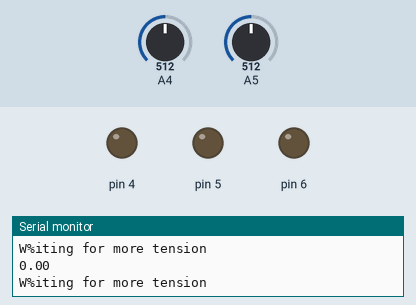
This sketch was run on a simulated Arduino Nano, built with avr-gcc and run on an emulated ATmega328P. On the bench: output pins drawn as LEDs (lit = HIGH), the last lines printed to the serial monitor. The inputs (shaded band) are chosen by the test bench; at power-on: A4 = 512, A5 = 512.

Above: at 1.8 s.
1.9 s: A4 set to 537
At 3.4 s:
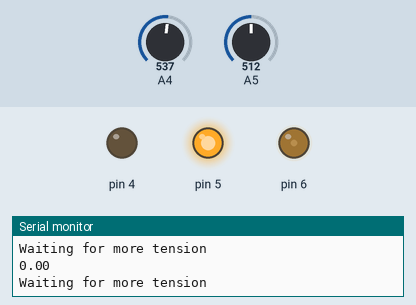
Timing chart, 0 to 4.9 s (numbered marks = the images above; inputs shaded):
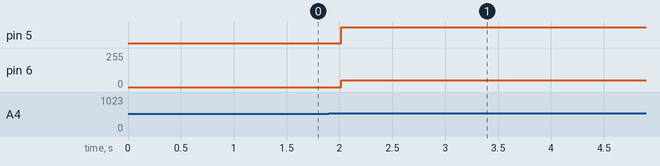

Measured:
- the behaviour switches between 523 and 524 on A4 (found by bisection; images 0 and 1)
- after the input at 1.9 s, pin 5: LOW → HIGH after 0.12 s; pin 6: 0/255 → 51/255 after 0.12 s

The sketch:

firmware.ino
```cpp
// #include "HX711.h"
#include "TensionMotor.h"
// #include "AnalogLoadCell.h"

#define NUM_MOTORS 4
#define N_PRINT 10 // Print every N iterations. Printing takes time. less printing = faster frequency

#define MAX_TENSION 2300 // After this tension (g), go into emergency stop and relax tension on all motors

// TOM
#define KP 0.1512 * 3
// #define KI 0.04536
// #define KD 0.003024
#define KD 0.001 //0.01

// #define KP 0.18144
// #define KI 0.4 //03024
// #define KD 0.002 // 0.001512

// #define KP 0.09
#define KI 0.005 //03024
// #define KD 0.001 // 0.001512

// #define SETPOINT 300 // 278

// HX711 scales[NUM_MOTORS];

TensionMotor motors[] = {
  TensionMotor(24, 26, 44),
  TensionMotor(4, 5, 6),
  TensionMotor(11, 12, 13),
  TensionMotor(7, 8, 9),
};

AnalogLoadCell loadCells[] = {
  AnalogLoadCell(A4),
  AnalogLoadCell(A5),
  AnalogLoadCell(A6),
  AnalogLoadCell(A7),
};

float setpoints[NUM_MOTORS];
float readings[NUM_MOTORS];
float previousErrors[NUM_MOTORS];
float integratedErrors[NUM_MOTORS];

float tensions[NUM_MOTORS];
unsigned long currentTime, previousTime;
unsigned long counter = 0;
float accumDt = 0;

void setup() {
  Serial.begin(115200);
  Serial.println("HX711 scale demo");

  // scales[0].begin(A1, A0); // First is DOUT
  // scales[1].begin(35, 34);
  // scales[2].begin(33, 32);
  // scales[3].begin(29, 28);

  delay(1000);
  for (int i = 0; i < NUM_MOTORS; i++) {
    setpoints[i] = 300;
    Serial.println(i);
    loadCells[i].setScale(2.56);
    // scales[i].set_scale(432 * 5);
    motors[i].tare(&loadCells[i]);
    loadCells[i].tare();
    // scales[i].tare();
  }
}

void loop() {
  bool print = (counter++ % N_PRINT == 0);

  if (Serial.available() > 0) {
    String input = Serial.readStringUntil('\n');
    int spaceIndex1 = input.indexOf(' ');
    int spaceIndex2 = input.indexOf(' ', spaceIndex1 + 1);
    int spaceIndex3 = input.indexOf(' ', spaceIndex2 + 1);

    if (spaceIndex1 > 0 && spaceIndex2 > spaceIndex1 && spaceIndex3 > spaceIndex2) {
      setpoints[0] = input.substring(0, spaceIndex1).toInt();
      setpoints[1] = input.substring(spaceIndex1 + 1, spaceIndex2).toInt();
      setpoints[2] = input.substring(spaceIndex2 + 1, spaceIndex3).toInt();
      setpoints[3] = input.substring(spaceIndex3 + 1).toInt();
      if (print) Serial.println(setpoints[0]);
      if (print) Serial.println(setpoints[1]);
      if (print) Serial.println(setpoints[2]);
      if (print) Serial.println(setpoints[3]);
    }
  }

  currentTime = millis();
  float dt = (currentTime - previousTime) / 1000.0;
  previousTime = currentTime;

  for (int i = 0; i < NUM_MOTORS; i++) {
    readings[i] = loadCells[i].read();
    if (print) Serial.print(readings[i]);
    if (print) Serial.print(",");
    if (readings[i] > MAX_TENSION) {
      Serial.println("\nEMERGENCY STOP. EXCEEDED TENSION");
      // Release tension from all motors
      for (int i = 0; i < NUM_MOTORS; i++) motors[i].writePWM(-0.4);
      delay(500);
      for (int i = 0; i < NUM_MOTORS; i++) motors[i].writePWM(0);
      // Infinite loop so that no code ever executes
      while (true) { delay(1000); }
    }
  }

  for (int i = 0; i < NUM_MOTORS; i++) {
    float error = setpoints[i] - readings[i];
    float errorDerivative = (error - previousErrors[i]) / dt;
    integratedErrors[i] += error * dt;
    // integratedError * KI should be less than 1/2 of the output
    // to eliminate overshoot
    if (abs(integratedErrors[i]) > 255.0/(KI)) integratedErrors[i] = copysign(255.0/(KI), integratedErrors[i]);

    previousErrors[i] = error;
    float output = (KP * error + KI * integratedErrors[i] + KD * errorDerivative);
    // if (abs(error) < 20 && abs(errorDerivative) < 200) output = 0;
    // Serial.print(error);
    // Serial.print(",");
    // Serial.print(integratedErrors[i]);
    // Serial.print(",");
    // Serial.print(errorDerivative);
    // Serial.print(",");
    if (print) Serial.print(output);
    if (print) Serial.print(",");
    motors[i].writePWM(abs(output) < 0 ? 0 : output / 255.0);
  }
  accumDt += dt;
  if (print) {
    Serial.println(accumDt * 1000.0 / N_PRINT, 3);
    // Serial.println();
    accumDt = 0;
  }
  delay(1);
}
```

AnalogLoadCell.cpp
```cpp
#include "AnalogLoadCell.h"

AnalogLoadCell::AnalogLoadCell(uint8_t in) {
  _in = in;
}

void AnalogLoadCell::tare() {
  _offset = analogRead(_in);
}

void AnalogLoadCell::setScale(float scale) {
  _scale = scale;
}

float AnalogLoadCell::read() {
  return (analogRead(_in) - _offset) * _scale;
}
```

AnalogLoadCell.h
```cpp
#include <Arduino.h>

/** A class for reading from an analog load cell */
class AnalogLoadCell {
  public:
  AnalogLoadCell(uint8_t input);

  /** Tare to zero the scale */
  void tare();

  /** Read the load cell value, in calibrated units */
  float read();

  /** Set the scale of the load cell */
  void setScale(float scale);

 private:
  uint8_t _in;
  float _scale = 1;
  float _offset = 0;
};
```

TensionMotor.cpp
```cpp
#include "TensionMotor.h"

#define TARE_THRESHOLD_SMALL 5
#define TARE_THRESHOLD_BIG 30

TensionMotor::TensionMotor(uint8_t inA, uint8_t inB, uint8_t en) {
  _inA = inA;
  _inB = inB;
  _en = en;
  _directionCorrection = -1;
}

void TensionMotor::tare(AnalogLoadCell *scale) {
  pinMode(_inA, OUTPUT);
  pinMode(_inB, OUTPUT);
  pinMode(_en, OUTPUT);
  // writePWM(-0.4);
  // delay(500);
  float previousValue = scale->read();
  while (true) {
    writePWM(0.2);
    delay(50);
    float newValue = scale->read();
    Serial.println(newValue - previousValue);

    // If tension increased significantly, proceed
    if (newValue > previousValue + TARE_THRESHOLD_BIG)
      break;
    // If tension decreased significantly, go the other direction
    // else if (newValue < previousValue - TARE_THRESHOLD_BIG) {
    //   Serial.println("Flip initial");
    //   _directionCorrection *= -1;
    // }


    Serial.println("Waiting for more tension");
    previousValue = newValue;
    // If tension stayed the same, keep going
  }

  while (true) {
    writePWM(-0.1);
    delay(50);
    float newValue = scale->read();
    // If the tension did not change significantly, stop taring.
    Serial.println(newValue - previousValue);
    if (abs(newValue - previousValue) < TARE_THRESHOLD_SMALL) {
      Serial.println("Stop taring");
      break;
    }

    Serial.println("Continue taring");
    previousValue = newValue;
    // If tension decrased, keep going
  }
  writePWM(0);
}

void TensionMotor::set(float tension, float dt) {
  float d_tension = (tension - _lastTension) / dt;
  _lastTension = tension;

  float desired = 0;

  float drive = _pGain * (desired - tension) + _dGain * (0 - d_tension);
  writePWM(drive);
}

void TensionMotor::writePWM(float speed) {
  pwm = speed;
  speed *= _directionCorrection;
  if (speed < -1) speed = -1;
  if (speed > 1) speed = 1;
  if (speed < 0) {
    digitalWrite(_inA, LOW);
    digitalWrite(_inB, HIGH);
    analogWrite(_en, 255 * -speed);
  } else if (speed > 0) {
    digitalWrite(_inA, HIGH);
    digitalWrite(_inB, LOW);
    analogWrite(_en, 255 * speed);
  } else {
    digitalWrite(_inA, LOW);
    digitalWrite(_inB, LOW);
    analogWrite(_en, 0);
  }
}

void TensionMotor::coast() {
    digitalWrite(_inA, HIGH);
    digitalWrite(_inB, HIGH);
}
```

TensionMotor.h
```cpp
#include <Arduino.h>
// #include "HX711.h"
#include "AnalogLoadCell.h"

/** A class for driving a servo in some calibrated range */
class TensionMotor {
  public:
  TensionMotor(uint8_t inA, uint8_t inB, uint8_t en);

  /** Initialize and tare */
  void tare(AnalogLoadCell *scale);

  /** Set using a tension in grams. **/
  void set(float tension, float dt);

  /** Set using a speed from -1 to 1. **/
  void writePWM(float speed);

  /** Turn motor off. **/
  void coast();

  float pwm; // Last pwm, for debugging

 private:
  uint8_t _inA;
  uint8_t _inB;
  uint8_t _en;
  float _lastTension;
  float _pGain;
  float _dGain;
  float _directionCorrection;
};
```
